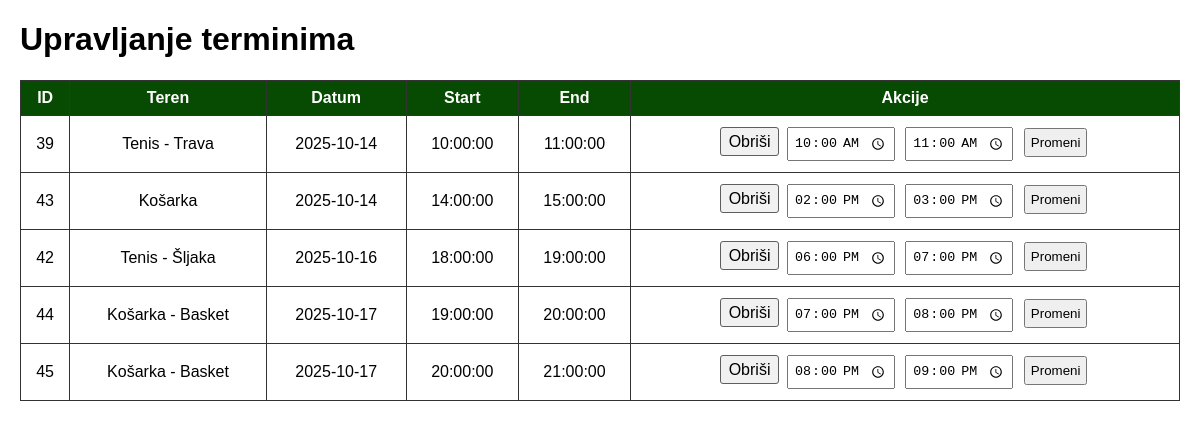
Page /manage_fields.php (signed in) on the committed database.
### tables this page shows
CREATE TABLE `reservations` (
  `id` int(11) NOT NULL,
  `field_id` int(11) NOT NULL,
  `user_id` int(11) NOT NULL,
  `date` date NOT NULL,
  `start_time` time NOT NULL,
  `end_time` time NOT NULL
);

CREATE TABLE `fields` (
  `id` int(11) NOT NULL,
  `name` varchar(50) NOT NULL,
  `sport_type` varchar(20) NOT NULL,
  `type` varchar(50) NOT NULL
);

### database.php (called while the page is built, shortened)
<?php
class Database {
    private $conn;
    public function __construct($configFile = "config.ini") {
        if ($config = parse_ini_file($configFile)) {
            $host = $config["host"];
            $database = $config["database"];
            $user = $config["user"];
            $password = $config["password"];
            try {
                $this->conn = new PDO("mysql:host=$host;dbname=$database", $user, $password);
                $this->conn->setAttribute(PDO::ATTR_ERRMODE, PDO::ERRMODE_EXCEPTION);
            } catch (PDOException $e) {
                die("Konekcija neuspešna: " . $e->getMessage());
            }
        }
    }
    public function getAllReservations() {
        $sql = "SELECT r.*, f.name as field_name
                FROM reservations r
                JOIN fields f ON r.field_id = f.id
                ORDER BY r.date, r.start_time";
        $st = $this->conn->query($sql);
        return $st->fetchAll(PDO::FETCH_ASSOC);
    }
}
?>

### manage_fields.php (the view, shortened to what this page needs)
<?php
require_once("database.php");
$db = new Database();
$reservations = $db->getAllReservations();
?>
<!DOCTYPE html>
<html>
<head>
    <link rel="stylesheet" href="css/manage_fields.css">
</head>
<body>
<h1>Upravljanje terminima</h1>
<table border="1" cellpadding="5">
    <tr>
        <th>ID</th>
        <th>Teren</th>
        <th>Datum</th>
        <th>Start</th>
        <th>End</th>
        <th>Akcije</th>
    </tr>
    <?php foreach($reservations as $r): ?>
    <tr>
        <td><?= $r['id'] ?></td>
        <td><?= htmlspecialchars($r['field_name'], ENT_QUOTES, 'UTF-8') ?></td>
        <td><?= htmlspecialchars($r['date'], ENT_QUOTES, 'UTF-8') ?></td>
        <td><?= htmlspecialchars($r['start_time'], ENT_QUOTES, 'UTF-8') ?></td>
        <td><?= htmlspecialchars($r['end_time'], ENT_QUOTES, 'UTF-8') ?></td>
        <td>
            <a href="?delete_id=<?= $r['id'] ?>" onclick="return confirm('Da li ste sigurni da želite da obrišete rezervaciju?')">Obriši</a>
            <form method="post" style="display:inline;">
            <input type="time" name="start_time" value="<?= htmlspecialchars($r['start_time'], ENT_QUOTES, 'UTF-8') ?>" required>
            <input type="time" name="end_time" value="<?= htmlspecialchars($r['end_time'], ENT_QUOTES, 'UTF-8') ?>" required>
            <button type="submit">Promeni</button>
        </form>
        </td>
    </tr>
    <?php endforeach; ?>
</table>
</body>
</html>

### css/manage_fields.css (style rules this page uses)
body { font-family: sans-serif; margin:20px; }
table { border-collapse: collapse; width: 100%; }
th, td { border: 1px solid #333; padding: 8px; text-align: center; }
th { background: #074a01; color: #fff; }
form { margin-bottom: 30px; }
input, select, button { padding: 5px; margin: 3px; }
a { border-radius: 3px; border: 1px solid #5e5e5eff; padding: 5px 8px; background-color: #f1f1f1ff; color: #000000ff; text-decoration: none; }

### rows in the picture
reservations: id "39", field.name "Tenis - Trava", date "2025-10-14", start_time "10:00:00", end_time "11:00:00"
reservations: id "43", field.name "Košarka", date "2025-10-14", start_time "14:00:00", end_time "15:00:00"
reservations: id "42", field.name "Tenis - Šljaka", date "2025-10-16", start_time "18:00:00", end_time "19:00:00"
reservations: id "44", field.name "Košarka - Basket", date "2025-10-17", start_time "19:00:00", end_time "20:00:00"
reservations: id "45", field.name "Košarka - Basket", date "2025-10-17", start_time "20:00:00", end_time "21:00:00"
